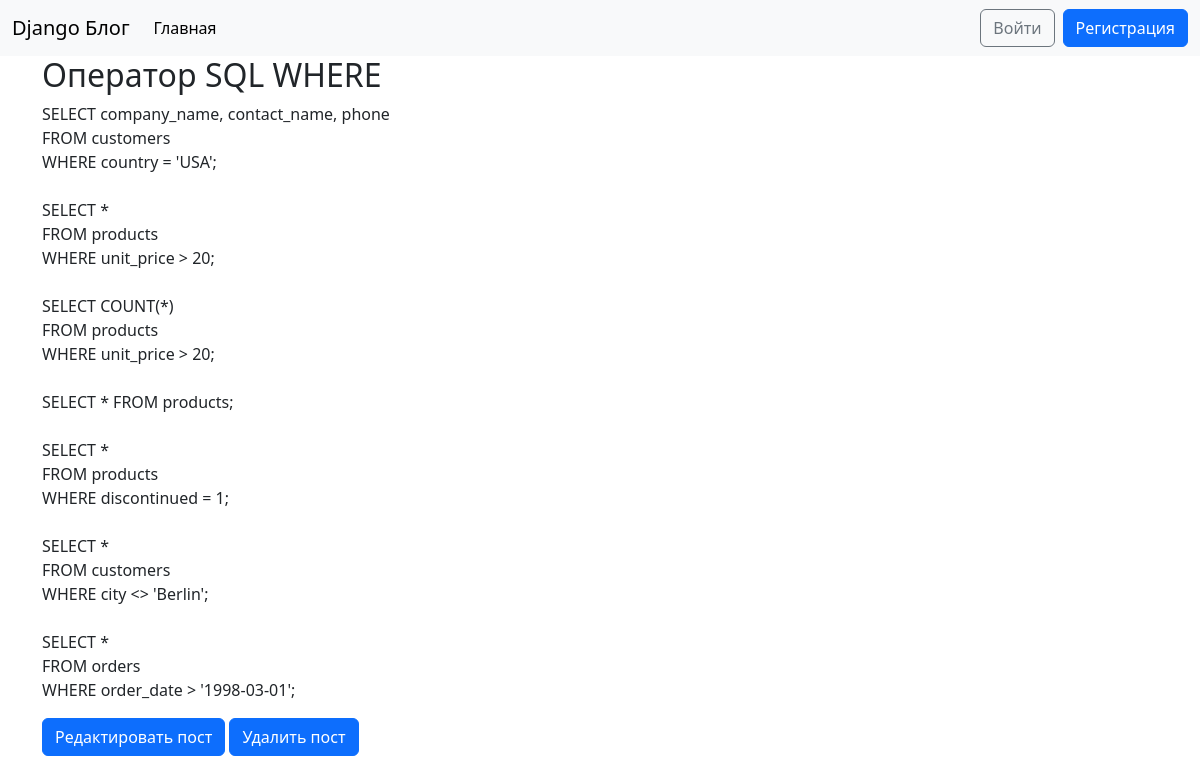
Screenshot of /post/7/ with the database file from the repository.
### blog/models.py (models this page shows, shortened)
class Post(models.Model):
    title = models.CharField(max_length=200)
    author = models.ForeignKey(
        'auth.User',
        on_delete=models.CASCADE,
    )
    body = models.TextField()

### blog/views.py (the view)
# urls.py: path('post/<int:pk>/', BlogDetailView.as_view(), name='post_detail'),
class BlogDetailView(DetailView):
    model = Post
    template_name = 'post_detail.html'

### templates/post_detail.html
{% extends 'base.html' %}
{% block content %}
  <div class="post-entry">
    <h2>{{ object.title }}</h2>
    <p>{{ object.body|linebreaksbr }}</p>
  </div>
  <a href="{% url 'post_edit' post.pk %}" class="btn btn-primary">Редактировать пост</a>
  <a href="{% url 'post_delete' post.pk %}" class="btn btn-primary">Удалить пост</a>
{% endblock %}

### rows the page displays
Post: title "Oператор SQL WHERE", body "SELECT company_name, contact_name, phone FROM customers WHERE country = 'USA'; SELECT * FROM products WHERE unit_price > 20; SELECT COUNT(*) FROM products WHERE unit_price > 20; SELECT * FROM products; SELECT * FROM products WHERE discontinued = 1; SELECT * FROM customers WHERE city <> 'Berlin'; SELECT * FROM orders WHERE order_date > '1998-03-01';"
